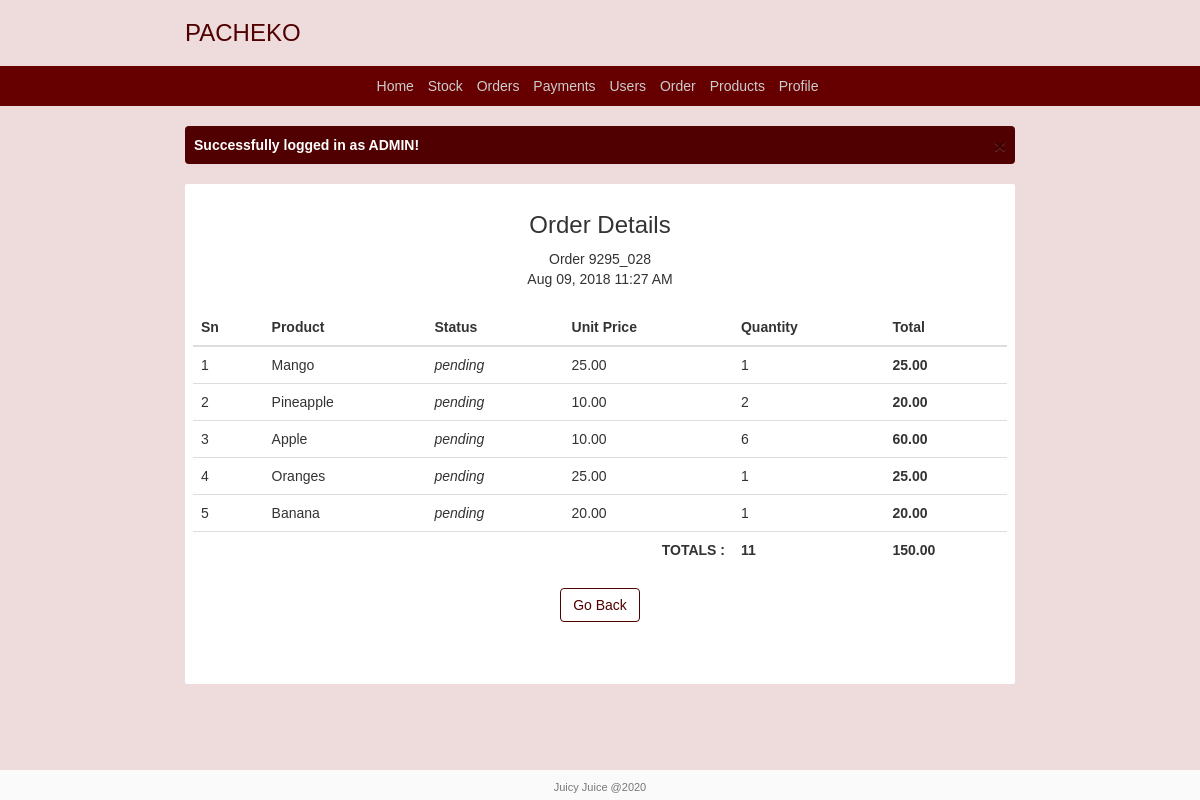
The app's page /view_order.php?id=14 (signed in) with its own data.
### tables this page shows
CREATE TABLE `meta_orders` (
  `id` int(10) UNSIGNED NOT NULL,
  `user_id` int(11) NOT NULL,
  `code` varchar(255) DEFAULT NULL,
  `order_date` datetime NOT NULL DEFAULT CURRENT_TIMESTAMP
);

CREATE TABLE `orders` (
  `id` int(10) UNSIGNED NOT NULL,
  `meta_id` int(11) NOT NULL DEFAULT '0',
  `stock_id` int(11) NOT NULL DEFAULT '0',
  `quantity` int(11) NOT NULL DEFAULT '0',
  `status` enum('pending','cleared','canceled') NOT NULL DEFAULT 'pending'
);

CREATE TABLE `products` (
  `id` int(10) UNSIGNED NOT NULL,
  `name` varchar(255) DEFAULT NULL,
  `unit_price` decimal(12,2) NOT NULL DEFAULT '0.00'
);

### view_order.php (the view, shortened to what this page needs)
<!DOCTYPE html>
<html>
<head>
    <link rel="stylesheet" type="text/css" href="css/bootstrap.css">
    <link rel="stylesheet" type="text/css" href="css/styles.css">
</head>
<body>
<?php include "db.php" ?>
<?php include "header.php" ?>
<div class="container">
    <?php include('message.php') ?>
    <div class="content">
        <?php $id = $_GET['id']; ?>
        <?php $meta = mysqli_query($db, "SELECT * FROM meta_orders WHERE id = '$id'")->fetch_object() ?>
        <?php if ($meta) : ?>
            <div class="center">
                <h3 class="">Order Details</h3>
                Order <?php echo $meta->code ?> <br>
                <?php echo date_create($meta->order_date)->format('M d, Y H:i A') ?><br>
                <br>
            </div>
            <?php $orders = mysqli_query($db, "SELECT * FROM orders WHERE meta_id='$meta->id'") ?>
            <table class="table">
                <thead>
                <tr>
                    <th>Sn</th>
                    <th>Product</th>
                    <th>Status</th>
                    <th>Unit Price</th>
                    <th>Quantity</th>
                    <th>Total</th>
                </tr>
                </thead>
                <tbody>
                <?php while ($order = mysqli_fetch_object($orders)) : ?>
                    <?php $stock = mysqli_query($db, "SELECT * FROM stocks WHERE id= '$order->stock_id'")->fetch_object() ?>
                    <?php $product = @mysqli_query($db, "SELECT * FROM products WHERE id= '$stock->product_id'")->fetch_object() ?>
                    <?php if ($order->status != 'canceled') : ?>
                        <?php @$total = (@$product->unit_price * $order->quantity) ?>
                        <?php @$sum += $total ?>
                        <?php @$qty += $order->quantity ?>
                    <?php endif ?>
                    <tr class="<?php echo $order->status ?>">
                        <td><?php echo @++$i ?></td>
                        <td><?php echo @$product->name ?></td>
                        <td style="font-style: italic"><?php echo $order->status ?></td>
                        <td><?php echo @$product->unit_price ?></td>
                        <td><?php echo @$order->quantity ?></td>
                        <th>
                            <?php if ($order->status != 'canceled') : ?>
                                <?php echo number_format($total, 2) ?>
                            <?php endif ?>
                        </th>
                    </tr>
                <?php endwhile ?>
                </tbody>
                <tfoot>
                <th colspan="4" class="right">TOTALS :</th>
                <th><?php echo number_format(@$qty) ?></th>
                <th><?php echo number_format(@$sum, 2) ?></th>
                </tfoot>
            </table>
            <div class="center">
                <a href="profile.php" class="btn btn-juicy">Go Back</a>
            </div>
        <?php else : ?>
            <h3>Order not found</h3>
        <?php endif ?>
    </div>
</div>
<?php include 'footer.php' ?>
</body>
</html>

### css/styles.css (style rules this page uses)
* { margin: 0; padding: 0; }
html { position: relative; min-height: 100%; }
body { font-family: Ubuntu, sans-serif; background-color: #a02f2f2b; }
a { color: #500000; }
.container { margin-top: 20px; margin-bottom: 20px; width: 860px; }
.content { border-radius: 2px; background-color: #fff; padding: 8px; min-height: 500px; }
.btn-juicy { color: #500000; background-color: transparent; border-color: #500000; }
.right { text-align: right; }
.center { text-align: center; }

### records on screen
meta_orders: code "9295_028", order_date "Aug 09, 2018 11:27 AM"
orders: i "1", products.name "Mango", status "pending", products.unit_price "25.00", quantity "1"
orders: i "2", products.name "Pineapple", status "pending", products.unit_price "10.00", quantity "2", quantity.unit_price "20.00"
orders: i "3", products.name "Apple", status "pending", products.unit_price "10.00", quantity "6", quantity.unit_price "60.00"
orders: i "4", products.name "Oranges", status "pending", products.unit_price "25.00", quantity "1"
orders: i "5", products.name "Banana", status "pending", products.unit_price "20.00", quantity "1"

### other values on screen
$_SESSION['message'] "Successfully logged in as ADMIN!"
